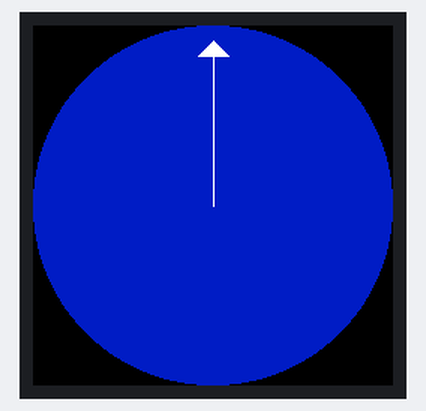
Recording of a program running on a simulated Raspberry Pi Pico running MicroPython. Shown: 240×240 colour display. Library files of the repository ran but are not shown: LCD_1inch28.py.

Above: at 0.34 s.
At 1.34 s:
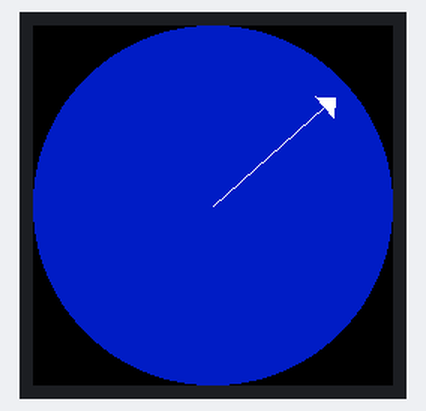
At 2.34 s:
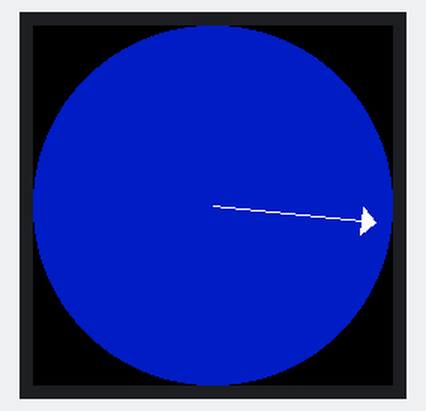
At 4.35 s:
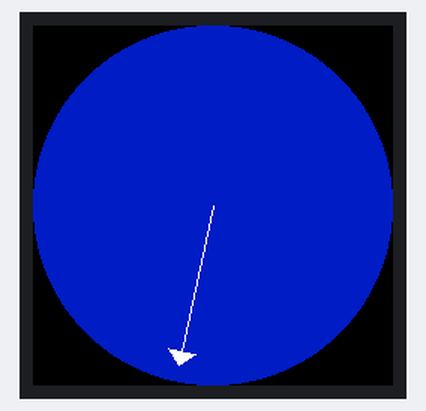
At 6.35 s:
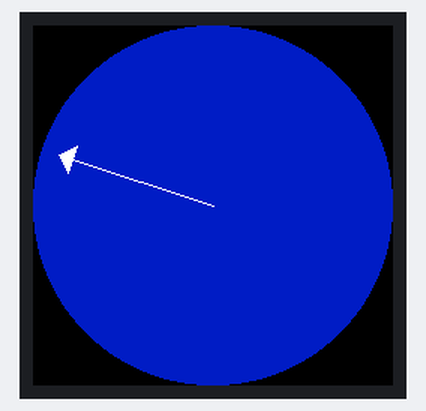
At 8.35 s:
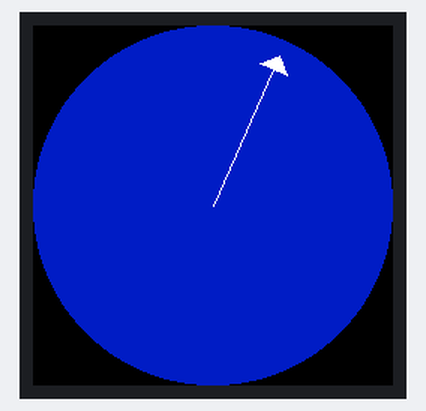

The program:

03-draw-hand-with-triangle.py
```python
from utime import localtime, sleep
from LCD_1inch28 import LCD_1inch28
from array import array
import math
TWO_PI = 3.145175*2

LCD = LCD_1inch28()

CENTER = 120
NO_FILL = 0 # just the border is drawn
FILL = 1 # all pixels within the polygon are drawn
HAND_LENGTH = 100
TRIANGLE_SIZE = 10

def drawTriangle(x, y, size, seconds):
    radians = (seconds/60)*TWO_PI
    # calculate the offsets
    xo = int(math.cos(radians)*size)
    yo = int(math.sin(radians)*size)
    # build the array - use B if we have under 255 and h if over 255
    arr = array('B', [x-xo,y-yo,  x+yo,y-xo,  x+xo,y+yo])
    LCD.poly(0,0, arr, LCD.white, FILL)

counter = 0
while True:
    LCD.fill(LCD.blue)
    radians = (counter/60)*TWO_PI
    x = int(math.sin(radians)*HAND_LENGTH)
    y = -int(math.cos(radians)*HAND_LENGTH)
    LCD.line(CENTER, CENTER, CENTER+x,CENTER+y, LCD.white)
    drawTriangle(CENTER+x, CENTER+y, TRIANGLE_SIZE, counter)
    LCD.show()
    sleep(.1)
    counter += 1
    # if we are at 60 we start over
    if counter > 59:
        counter = 0
```

Measured:
- by itself, everything shown: repeats every 7.5 s, in 60 steps
